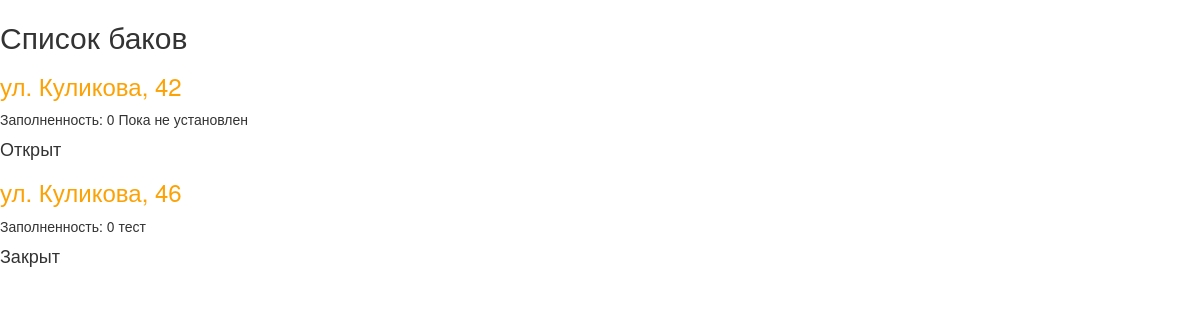
/containers/, run on an earlier commit of the app's database.
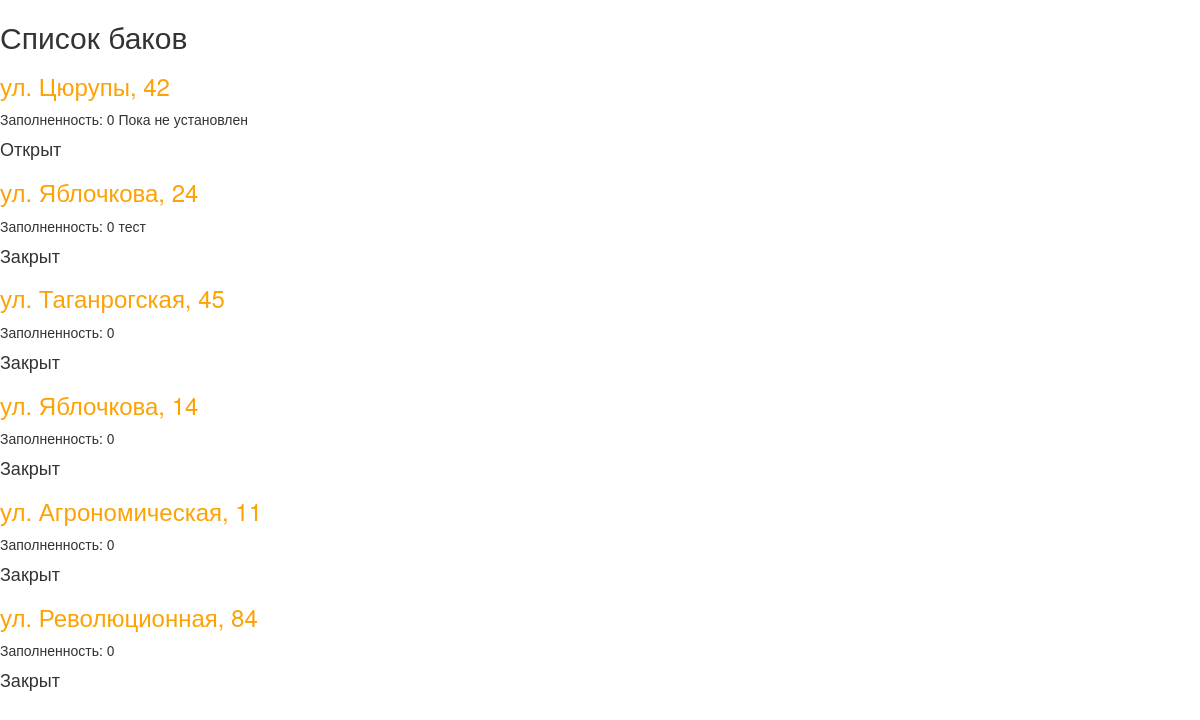
And on a later commit of the database.
### technology/models.py (models this page shows, shortened)
class Container(models.Model):
    address = models.CharField(max_length=255)
    photo = models.ImageField(upload_to='photos/')
    fullness = models.PositiveSmallIntegerField(default=0)
    information = models.TextField(blank=True)
    is_open = models.BooleanField(default=True)

### technology/views.py (the view)
# urls.py: path('containers/', buckets_list, name='containers'),
def buckets_list(request):
    buckets = Container.objects.all()
    return render(request, 'technology/html/buckets_list.html', {"buckets" : buckets})

### technology/templates/technology/html/buckets_list.html (shortened to what this page needs)
<!DOCTYPE html>
{% load static %}
<html lang="en">
<head>
    <link rel="stylesheet" href="//maxcdn.bootstrapcdn.com/bootstrap/3.2.0/css/bootstrap.min.css">
    <link rel="stylesheet" href="//maxcdn.bootstrapcdn.com/bootstrap/3.2.0/css/bootstrap-theme.min.css">
    <link rel="stylesheet" href="{% static 'css/bucket.css' %}">
</head>
<body>
<h2>Список баков</h2>
<div>
    {% for bucket in buckets %}
    <h3 class="address"><a href="">{{ bucket.address }}</a></h3>
    <p>Заполненность: {{ bucket.fullness }} {{ bucket.information }} </p>
    <h4 class="is_open">{% if bucket.is_open %}Закрыт {% else %}Открыт {% endif %}
    </h4>
    {% endfor %}
</div>
</body>
</html>

### technology/static/css/bucket.css (style rules this page uses)
h3 a { color: #FCA205; }

What changed in the data, as far as the page shows it:
changed Container "Пока не установлен": address "ул. Куликова, 42" → "ул. Цюрупы, 42"
changed Container "тест": address "ул. Куликова, 46" → "ул. Яблочкова, 24"
added Container: address "ул. Таганрогская, 45", fullness "0", is_open "Закрыт"
added Container: address "ул. Яблочкова, 14", fullness "0", is_open "Закрыт"
added Container: address "ул. Агрономическая, 11", fullness "0", is_open "Закрыт"
added Container: address "ул. Революционная, 84", fullness "0", is_open "Закрыт"
